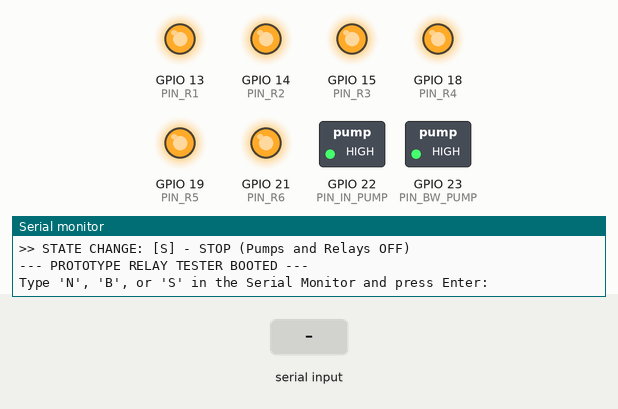
Bench run of a sketch on a simulated ESP32. On the bench: switched loads named in the sketch (green lamp = pin HIGH), output pins drawn as LEDs (lit = HIGH), the last lines printed to the serial monitor. Inputs (shaded band) come from the test bench.

Above: at 1.2 s.
1.3 s: "N" received over Serial
At 1.6 s:
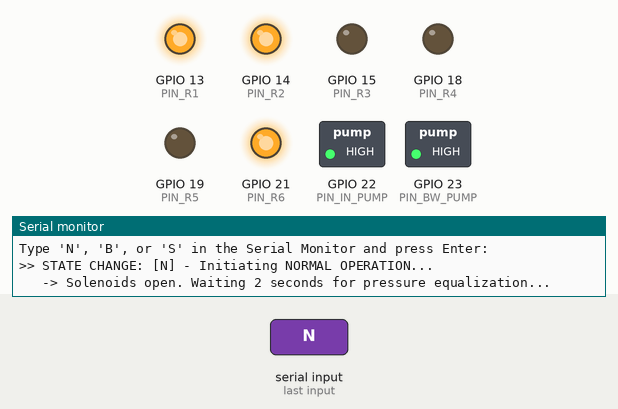
4.3 s: "B" received over Serial
At 5.1 s:
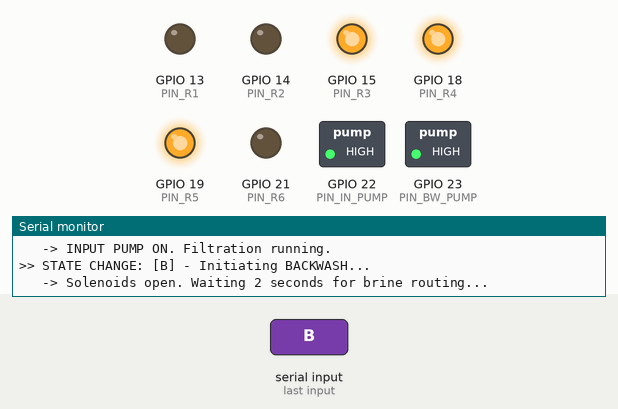
7.3 s: "S" received over Serial
At 8.4 s:
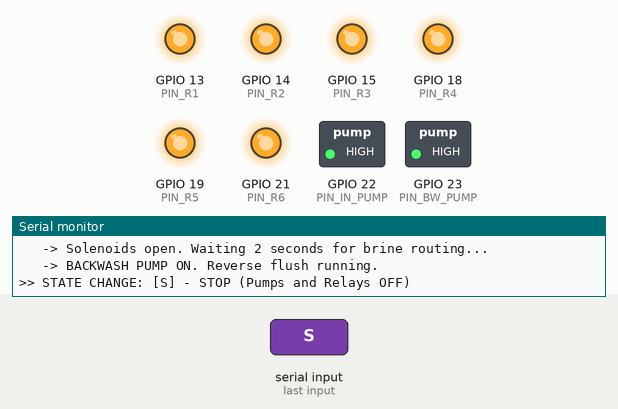
Timing chart, 0 to 10.3 s (numbered marks = the images above; inputs shaded):
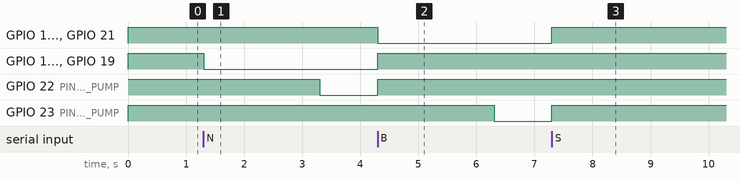

Measured:
- after the input at 1.3 s, GPIO 15 (PIN_R3), GPIO 18 (PIN_R4), GPIO 19 (PIN_R5): HIGH → LOW at once; GPIO 22 (PIN_IN_PUMP): HIGH → LOW after 2.0 s
- after the input at 4.3 s, GPIO 13 (PIN_R1), GPIO 14 (PIN_R2), GPIO 21 (PIN_R6): HIGH → LOW at once; GPIO 15 (PIN_R3), GPIO 18 (PIN_R4), GPIO 19 (PIN_R5), GPIO 22 (PIN_IN_PUMP): LOW → HIGH at once; GPIO 23 (PIN_BW_PUMP): HIGH → LOW after 2.0 s
- after the input at 7.3 s, GPIO 13 (PIN_R1), GPIO 14 (PIN_R2), GPIO 21 (PIN_R6), GPIO 23 (PIN_BW_PUMP): LOW → HIGH at once

The sketch:

relay_controller.ino
```cpp
#include <Arduino.h>

// --- Communication Pins (To Node 3) ---
#define RXD2 16
#define TXD2 17 // TX2 connects to Node 3 RX1 (GPIO 26) to send the status

// --- Physical Pin Mapping ---
#define PIN_R1          13 // IN 1: Solenoid 1
#define PIN_R2          14 // IN 2: Solenoid 2 (Drain)
#define PIN_R3          15 // IN 3: Solenoid 3
#define PIN_R5          19 // IN 4: Solenoid 5
#define PIN_R6          21 // IN 5: Solenoid 6 (Brine Route)
#define PIN_IN_PUMP     22 // IN 6: Input Pump
#define PIN_BW_PUMP     23 // IN 7: Backwash Pump
#define PIN_R4          18 // IN 8: Solenoid 4

// --- Relay Logic State ---
#define RELAY_ON  LOW
#define RELAY_OFF HIGH

void triggerStop() {
  // Turn OFF pumps FIRST to kill pressure instantly, followed by valves
  digitalWrite(PIN_IN_PUMP, RELAY_OFF);
  digitalWrite(PIN_BW_PUMP, RELAY_OFF);

  digitalWrite(PIN_R1, RELAY_OFF);
  digitalWrite(PIN_R2, RELAY_OFF);
  digitalWrite(PIN_R3, RELAY_OFF);
  digitalWrite(PIN_R5, RELAY_OFF);
  digitalWrite(PIN_R6, RELAY_OFF);
  digitalWrite(PIN_R4, RELAY_OFF);

  Serial.println(">> STATE CHANGE: [S] - STOP (Pumps and Relays OFF)");

  // Transmit status to Node 3
  Serial2.println("STAT:S");
}

void triggerNormal() {
  Serial.println(">> STATE CHANGE: [N] - Initiating NORMAL OPERATION...");

  // 1. Ensure backwash path is closed
  digitalWrite(PIN_R2, RELAY_OFF);
  digitalWrite(PIN_R6, RELAY_OFF);
  digitalWrite(PIN_BW_PUMP, RELAY_OFF);

  // 2. Open Forward Solenoids FIRST
  digitalWrite(PIN_R1, RELAY_OFF);
  digitalWrite(PIN_R3, RELAY_ON);
  digitalWrite(PIN_R5, RELAY_ON);
  digitalWrite(PIN_R4, RELAY_ON);
  Serial.println("   -> Solenoids open. Waiting 2 seconds for pressure equalization...");

  // 3. Wait 2 seconds
  delay(2000);

  // 4. Turn ON the Pump
  digitalWrite(PIN_IN_PUMP, RELAY_ON);
  Serial.println("   -> INPUT PUMP ON. Filtration running.");

  // Transmit status to Node 3
  Serial2.println("STAT:N");
}

void triggerBackwash() {
  Serial.println(">> STATE CHANGE: [B] - Initiating BACKWASH...");

  // 1. Ensure forward path is closed
  digitalWrite(PIN_R1, RELAY_ON);
  digitalWrite(PIN_R3, RELAY_OFF);
  digitalWrite(PIN_R5, RELAY_OFF);
  digitalWrite(PIN_R4, RELAY_OFF);
  digitalWrite(PIN_IN_PUMP, RELAY_OFF);

  // 2. Open Reverse Solenoids FIRST
  digitalWrite(PIN_R6, RELAY_ON);
  digitalWrite(PIN_R2, RELAY_ON);
  Serial.println("   -> Solenoids open. Waiting 2 seconds for brine routing...");

  // 3. Wait 2 seconds
  delay(2000);

  // 4. Turn ON the Pump
  digitalWrite(PIN_BW_PUMP, RELAY_ON);
  Serial.println("   -> BACKWASH PUMP ON. Reverse flush running.");

  // Transmit status to Node 3
  Serial2.println("STAT:B");
}

void setup() {
  Serial.begin(115200);

  // Initialize UART2 for Node 3 communication
  Serial2.begin(9600, SERIAL_8N1, RXD2, TXD2);

  pinMode(PIN_R1, OUTPUT);
  pinMode(PIN_R2, OUTPUT);
  pinMode(PIN_R3, OUTPUT);
  pinMode(PIN_R5, OUTPUT);
  pinMode(PIN_R6, OUTPUT);
  pinMode(PIN_IN_PUMP, OUTPUT);
  pinMode(PIN_BW_PUMP, OUTPUT);
  pinMode(PIN_R4, OUTPUT);

  triggerStop();

  Serial.println("\n--- PROTOTYPE RELAY TESTER BOOTED ---");
  Serial.println("Type 'N', 'B', or 'S' in the Serial Monitor and press Enter:");
}

void loop() {
  if (Serial.available()) {
    char incomingChar = Serial.read();
    incomingChar = toupper(incomingChar);

    if (incomingChar == 'N') {
      triggerNormal();
    }
    else if (incomingChar == 'B') {
      triggerBackwash();
    }
    else if (incomingChar == 'S') {
      triggerStop();
    }
  }
}
```
